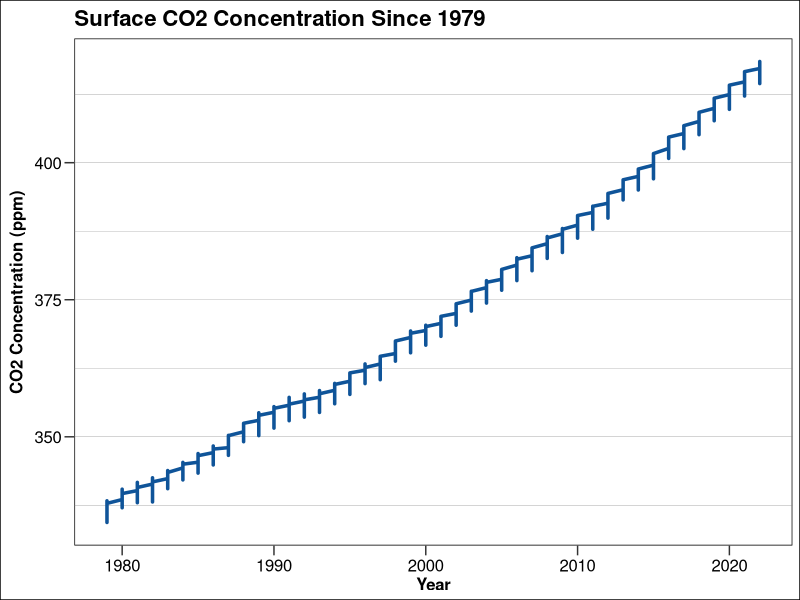
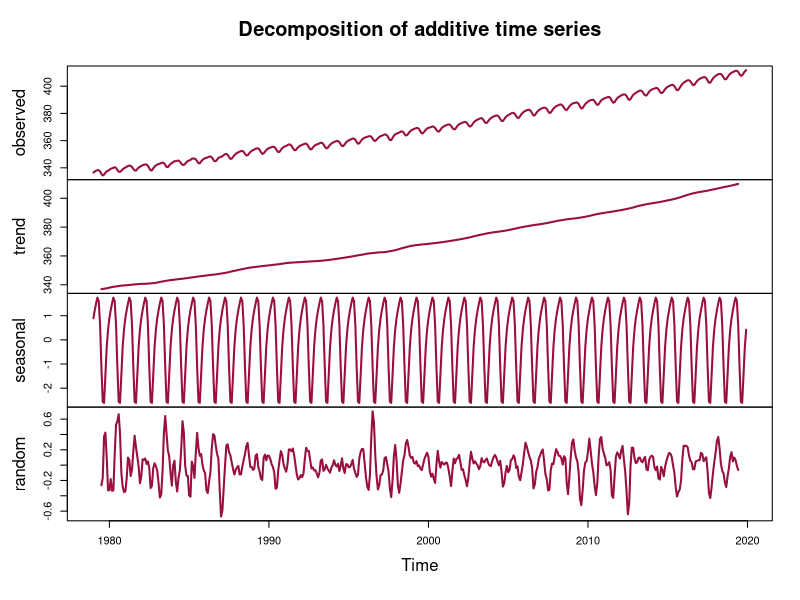
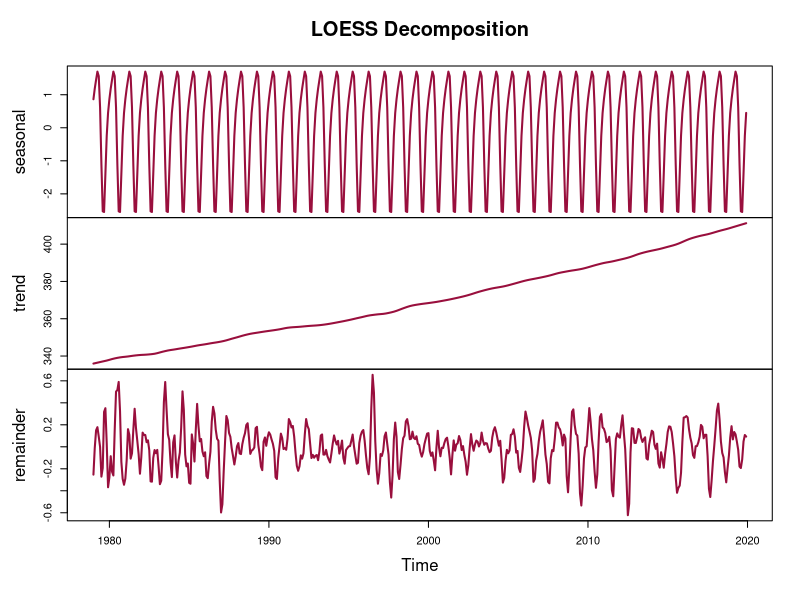
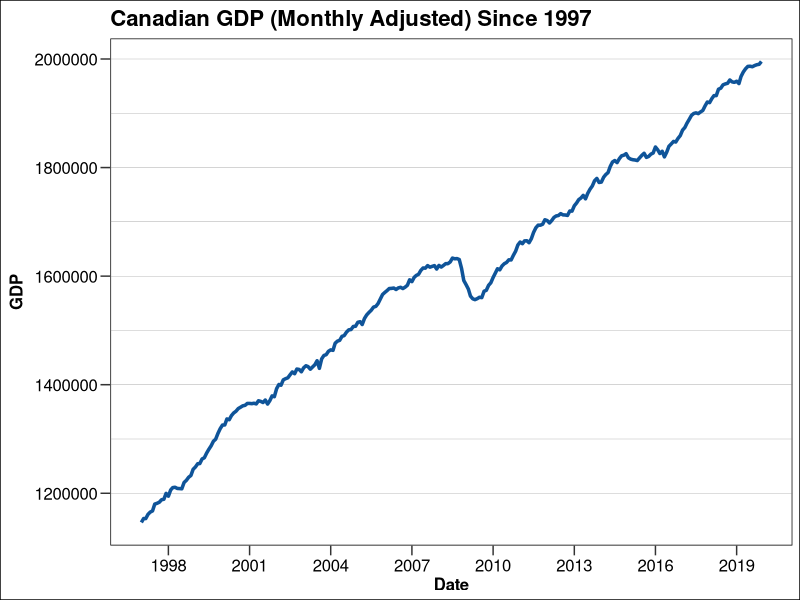
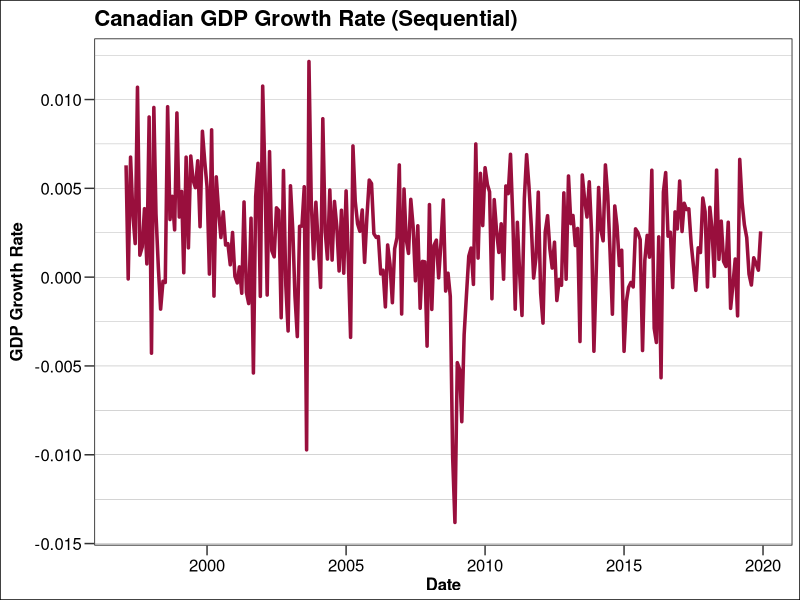
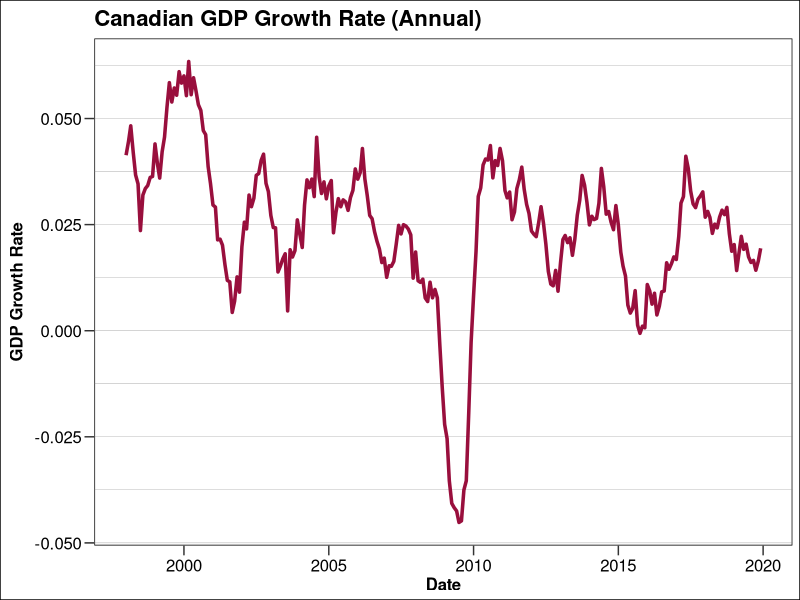
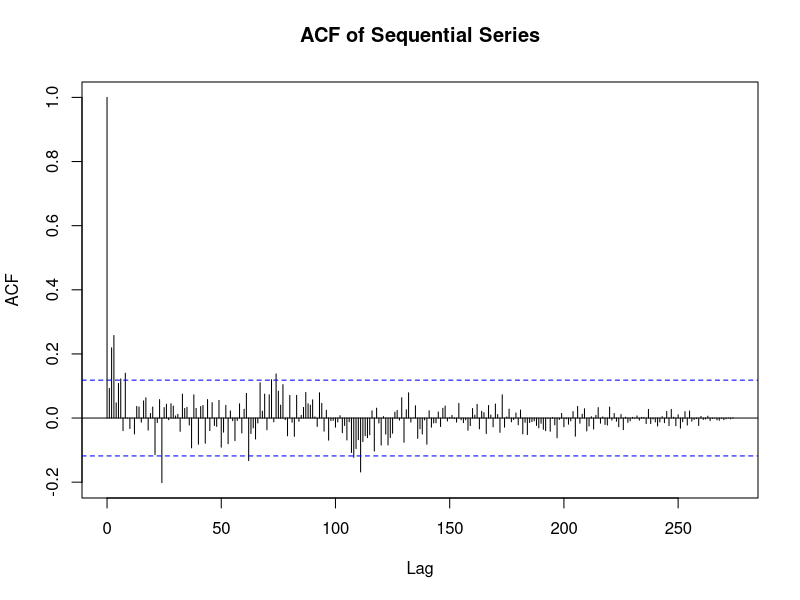
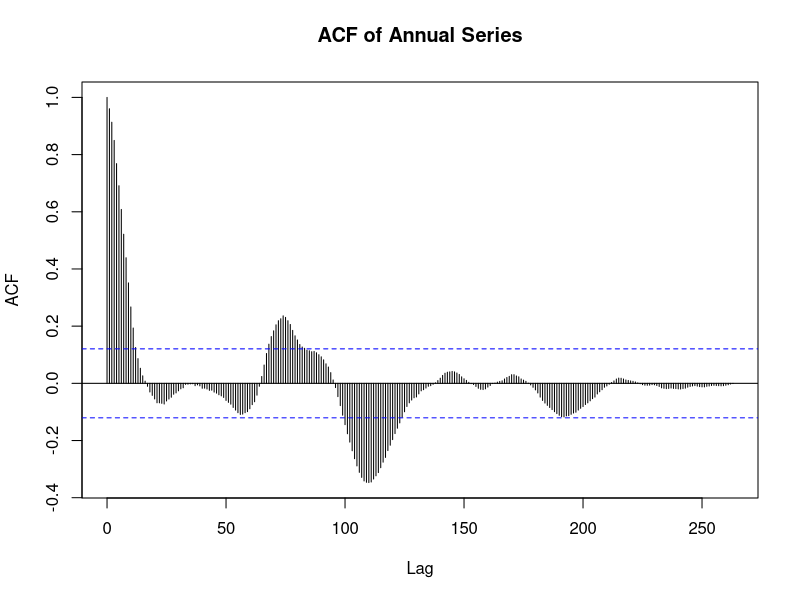

Here is the R script that generated these plots, in order:
## ---- chunk 1
# Load in necessary libraries
library(readr)
library(dplyr)
library(ggplot2)
library(lubridate)
## ---- chunk 2
plot_theme <- theme(
    plot.title = element_text(
        size = 16, face = "bold", hjust = 0,
        margin = margin(b = 0.25, unit = "cm")),
    plot.subtitle = element_text(
        size = 12, hjust = 0),
    axis.title.x = element_text(
        size = 12, face = "bold", angle = 0,
        margin = margin(r = 0.25, unit = "cm")),
    axis.title.y = element_text(
        size = 12, face = "bold", angle = 90,
        margin = margin(r = 0.25, unit = "cm")),
    axis.text = element_text(
        size = 12),
    axis.ticks.length = unit(0.25, "cm"),
    panel.grid.minor.x = element_blank(),
    panel.grid.major.x = element_blank(),
    panel.grid.minor.y = element_line(
        size = 0.1, color = "gray50"),
    panel.grid.major.y = element_line(
        size = 0.1, color = "gray50"),
    panel.background = element_rect(
        fill = "#FFFFFF"),
    panel.border = element_blank(),
    plot.background = element_rect(
        fill = "#FFFFFF"),
    legend.background = element_rect(
        fill = "#FFFFFF"),
    legend.key = element_rect(
        fill = "#FFFFFF"),
    legend.title = element_text(
        size = 12, face = "bold"),
    legend.text = element_text(
        size = 12),
    legend.justification = "left",
    legend.position = "top"
)

theme_set(plot_theme)
## ---- chunk 3
co2_mm_gl <- read_csv("./data/co2_mm_gl.csv", col_names = TRUE)

co2_chart <- ggplot(
    data = co2_mm_gl,
    aes(x = year, y = average)
) +
    geom_line(
        linewidth = 1.2,
        color = "#0F5499"
) +
    labs(
        x = "Year",
        y = "CO2 Concentration (ppm)",
        title = "Surface CO2 Concentration Since 1979"
)

print(co2_chart)
## ---- chunk 4
co2_train <- co2_mm_gl %>%
    filter(year < 2020) %>%
    select(average) %>%
    mutate(time = seq(1, length(average))) %>%
    relocate(time, .before = average)

co2_test <- co2_mm_gl %>%
    filter(year > 2019) %>%
    select(average) %>%
    mutate(time = seq(493, 492 + length(average))) %>%
    relocate(time, .before = average)

moving_avg <- decompose(
    ts(co2_train$average, start = 1979, frequency = 12),
    type = "additive")

loess <- stl(
    ts(co2_train$average, start = 1979, frequency = 12),
    s.window = "periodic")$time.series

plot(moving_avg, col = "#990F3D", lwd = 2)
plot(loess, col = "#990F3D", lwd = 2, main = "LOESS Decomposition")
## ---- chunk 5
co2_train$moving_avg <- moving_avg$trend

co2_train <- co2_train %>%
    mutate(loess = as_tibble(loess)$trend)

lm_fit1 <- lm(formula = moving_avg ~ time, data = co2_train)
lm_fit2 <- lm(formula = loess ~ time, data = co2_train)
## ---- chunk 6
lmtest::coeftest(lm_fit1)
## ---- chunk 7
lmtest::coeftest(lm_fit2)
## ---- chunk 8
mean_sq_err <- function(obs, pred) {
    sq_diff <- (obs - pred)^2
    mse <- mean(sq_diff)
    return(mse)
}

moving_avg_preds <- predict.lm(lm_fit1, newdata = co2_test)
loess_preds <- predict.lm(lm_fit2, newdata = co2_test)

mean_sq_err(co2_test$average, moving_avg_preds)
mean_sq_err(co2_test$average, loess_preds)
## ---- chunk 9
canada_gdp <- read_csv("./data/canadaGDP.csv", col_names = TRUE) %>%
    rename(Date = `...1`) %>%
    mutate(Date = ymd(Date))

gdp_chart <- ggplot(
    data = canada_gdp,
    aes(x = Date, y = GDP)
) +
    geom_line(
        linewidth = 1.2,
        color = "#0F5499"
) +
    labs(
        x = "Date",
        y = "GDP",
        title = "Canadian GDP (Monthly Adjusted) Since 1997"
) +
    scale_x_date(
        date_breaks = "3 years", date_labels = "%Y"
)

print(gdp_chart)
## ---- chunk 10
sequential <- tibble(
    Date = canada_gdp$Date[2:276],
    Growth = diff(log(canada_gdp$GDP), lag = 1)
)

annual <- tibble(
    Date = canada_gdp$Date[13:276],
    Growth = diff(log(canada_gdp$GDP), lag = 12)
)

sequential_chart <- ggplot(
    data = sequential,
    aes(x = Date, y = Growth)
) +
    geom_line(
        linewidth = 1.2,
        color = "#990F3D"
) +
    labs(
        x = "Date",
        y = "GDP Growth Rate",
        title = "Canadian GDP Growth Rate (Sequential)"
)

annual_chart <- ggplot(
    data = annual,
    aes(x = Date, y = Growth)
) +
    geom_line(
        linewidth = 1.2,
        color = "#990F3D"
) +
    labs(
        x = "Date",
        y = "GDP Growth Rate",
        title = "Canadian GDP Growth Rate (Annual)"
)
## ---- chunk 11
print(sequential_chart)
print(annual_chart)
## ---- chunk 12
acf_sequential <- acf(
    x = ts(sequential$Growth),
    lag.max = nrow(sequential) - 1,
    main = "ACF of Sequential Series",
    lwd = 1.0)

acf_annual <- acf(
    x = ts(annual$Growth),
    lag.max = nrow(annual) - 1,
    main = "ACF of Annual Series",
    lwd = 1.0)
## ---- chunk 13
acf_simulation <- function(n = 1000, sd = 1, lag = 1, max_iter) {
    stopifnot(is.numeric(max_iter))

    # Pre-allocate space
    acf <- double(max_iter)

    # Run simulation
    set.seed(123)
    for (i in 1:max_iter) {
        z_t <- rnorm(n = n, mean = 0, sd = sd)
        acf[i] <- acf(z_t, plot = FALSE)$acf[lag + 1]
    }
    results <- tibble(iteration = 1:max_iter, acf)
    return(results)
}

simul <- acf_simulation(n = 1000, sd = 1, lag = 1, max_iter = 5000)

simul_chart <- ggplot(
    data = simul,
    aes(x = acf)
) +
    geom_histogram(
        aes(y = ..density..),
        color = "#000000",
        fill = "#FF7FAA"
) +
    stat_function(
        fun = dnorm,
        args = list(
            mean = -0.001, sd = sqrt(0.001)),
        linewidth = 1.2,
        color = "#000000"
) +
    labs(
        x = "Autocorrelation Coefficient (ACF)",
        y = "Density",
        title = "Distribution of ACF for 5000 WN Processes"
) +
    scale_x_continuous(
        limits = c(-0.12, 0.12)
)

print(simul_chart)
